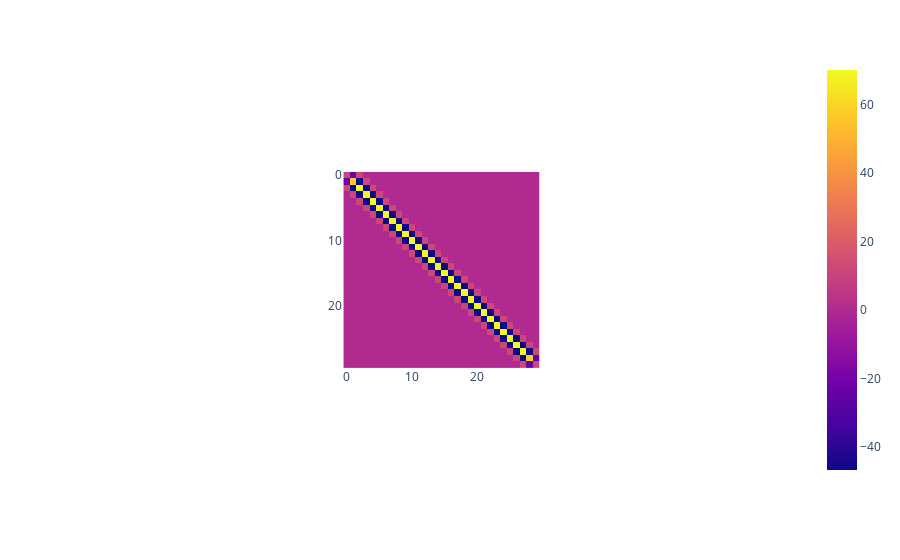

The cell this chart's notebook holds for it:
### Code cell
px.imshow(M_e.smoothness_penalty_matrix)

### Figure 1 — Plotly figure (JSON) as saved in the notebook; plotly's stock layout.template omitted (floating-point values rounded to 4 significant figures; data arrays with more than 128 entries replaced by an {"elided": "..."} marker saying what was removed)
{"data": [{"coloraxis": "coloraxis", "hovertemplate": "x: %{x}<br>y: %{y}<br>color: %{z}<extra></extra>", "type": "heatmap", "z": {"elided": "30x30 float values"}}], "layout": {"autosize": true, "coloraxis": {"colorscale": [[0, "#0d0887"], [0.1111, "#46039f"], [0.2222, "#7201a8"], [0.3333, "#9c179e"], [0.4444, "#bd3786"], [0.5556, "#d8576b"], [0.6667, "#ed7953"], [0.7778, "#fb9f3a"], [0.8889, "#fdca26"], [1, "#f0f921"]]}, "margin": {"t": 60}, "xaxis": {"autorange": true, "constrain": "domain", "domain": [0.3643, 0.6357], "range": [-0.5, 29.5], "scaleanchor": "y"}, "yaxis": {"autorange": true, "constrain": "domain", "domain": [0, 1], "range": [29.5, -0.5]}}}
